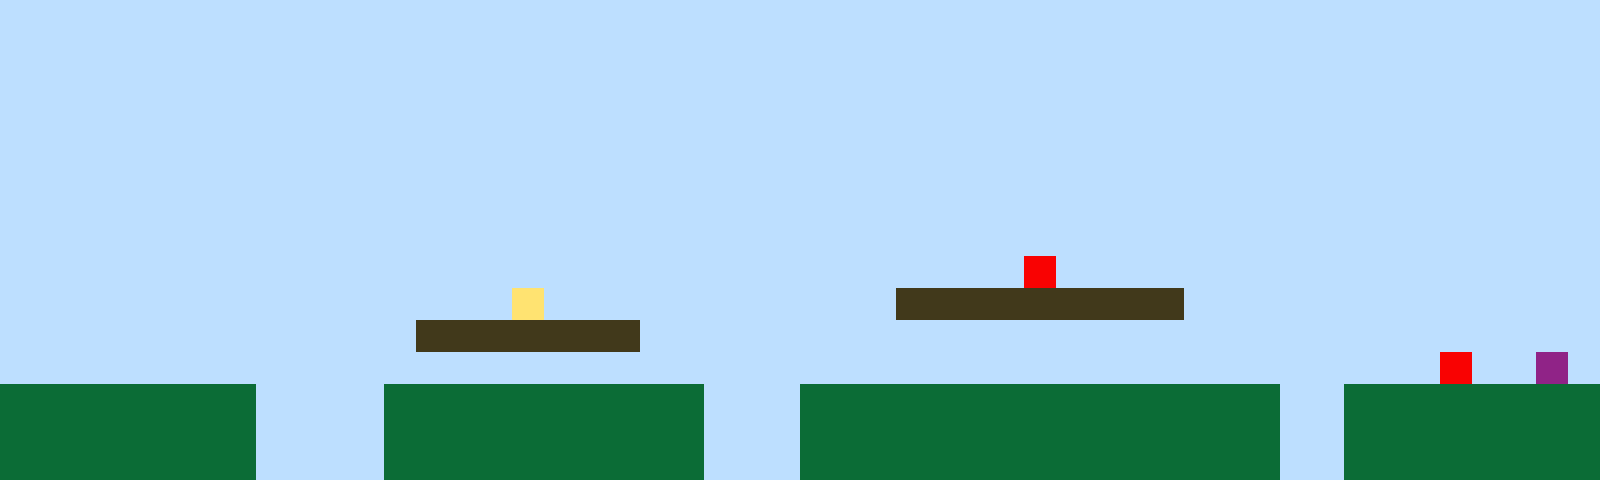

The image is a tile-based game level rendered from a .tmx file. Its description and complete source (layers, tilesets, objects, tile grids) follow:
An orthogonal 50x15 tile map with 32x32 px tiles, 1 tile layer (Tile Layer 1).

<map version="1.10" tiledversion="1.11.2" orientation="orthogonal" renderorder="right-up" width="50" height="15" tilewidth="32" tileheight="32" infinite="0" nextlayerid="2" nextobjectid="1"><editorsettings><export target="map1.csv" format="csv" /></editorsettings><tileset firstgid="1" name="sprites" tilewidth="32" tileheight="32" tilecount="6" columns="3"><image source="sprites.png" width="96" height="64" /></tileset><layer id="1" name="Tile Layer 1" width="50" height="15"><data encoding="csv">1,1,1,1,1,1,1,1,1,1,1,1,1,1,1,1,1,1,1,1,1,1,1,1,1,1,1,1,1,1,1,1,1,1,1,1,1,1,1,1,1,1,1,1,1,1,1,1,1,1,1,1,1,1,1,1,1,1,1,1,1,1,1,1,1,1,1,1,1,1,1,1,1,1,1,1,1,1,1,1,1,1,1,1,1,1,1,1,1,1,1,1,1,1,1,1,1,1,1,1,1,1,1,1,1,1,1,1,1,1,1,1,1,1,1,1,1,1,1,1,1,1,1,1,1,1,1,1,1,1,1,1,1,1,1,1,1,1,1,1,1,1,1,1,1,1,1,1,1,1,1,1,1,1,1,1,1,1,1,1,1,1,1,1,1,1,1,1,1,1,1,1,1,1,1,1,1,1,1,1,1,1,1,1,1,1,1,1,1,1,1,1,1,1,1,1,1,1,1,1,1,1,1,1,1,1,1,1,1,1,1,1,1,1,1,1,1,1,1,1,1,1,1,1,1,1,1,1,1,1,1,1,1,1,1,1,1,1,1,1,1,1,1,1,1,1,1,1,1,1,1,1,1,1,1,1,1,1,1,1,1,1,1,1,1,1,1,1,1,1,1,1,1,1,1,1,1,1,1,1,1,1,1,1,1,1,1,1,1,1,1,1,1,1,1,1,1,1,1,1,1,1,1,1,1,1,1,1,1,1,1,1,1,1,1,1,1,1,1,1,1,1,1,1,1,1,1,1,1,1,1,1,1,1,1,1,1,1,1,1,1,1,1,1,1,1,1,1,1,1,1,1,1,1,1,1,1,1,1,1,1,1,1,1,1,1,1,1,1,1,1,1,1,1,1,1,1,1,1,1,1,1,1,1,1,1,1,1,1,1,1,1,1,1,1,1,1,1,1,1,1,1,1,1,1,1,1,1,1,1,1,1,1,1,1,1,1,1,1,1,1,1,1,1,1,1,1,1,1,1,1,1,5,1,1,1,1,1,1,1,1,1,1,1,1,1,1,1,1,1,1,1,1,1,1,1,1,1,1,1,1,1,1,1,1,1,4,1,1,1,1,1,1,1,1,1,1,1,3,3,3,3,3,3,3,3,3,1,1,1,1,1,1,1,1,1,1,1,1,1,1,1,1,1,1,1,1,1,1,1,1,1,1,3,3,3,3,3,3,3,1,1,1,1,1,1,1,1,1,1,1,1,1,1,1,1,1,1,1,1,1,1,1,1,1,1,1,1,1,1,1,1,1,1,1,1,1,1,1,1,1,1,1,1,1,1,1,1,1,1,1,1,1,1,1,1,1,1,1,1,1,1,1,1,1,1,1,1,1,1,1,1,1,1,1,5,1,1,6,1,2,2,2,2,2,2,2,2,1,1,1,1,2,2,2,2,2,2,2,2,2,2,1,1,1,2,2,2,2,2,2,2,2,2,2,2,2,2,2,2,1,1,2,2,2,2,2,2,2,2,2,2,2,2,2,2,2,2,1,1,1,1,2,2,2,2,2,2,2,2,2,2,1,1,1,2,2,2,2,2,2,2,2,2,2,2,2,2,2,2,1,1,2,2,2,2,2,2,2,2,2,2,2,2,2,2,2,2,1,1,1,1,2,2,2,2,2,2,2,2,2,2,1,1,1,2,2,2,2,2,2,2,2,2,2,2,2,2,2,2,1,1,2,2,2,2,2,2,2,2</data></layer></map>
